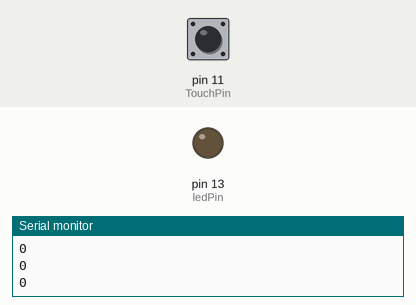
Bench run of a sketch on a simulated Arduino Uno, built with avr-gcc and run on an emulated ATmega328P. Shown: output pins drawn as LEDs (lit = HIGH), the last lines printed to the serial monitor. The test bench sets the inputs (shaded band); at power-on: pin 11 (TouchPin) LOW.

Above: at 1.2 s.
1.3 s: pin 11 (TouchPin) pulled HIGH for 0.15 s
At 1.37 s:
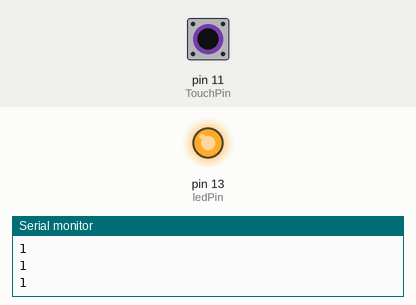
2.9 s: pin 11 (TouchPin) pulled HIGH for 3.2 s
At 7.1 s:
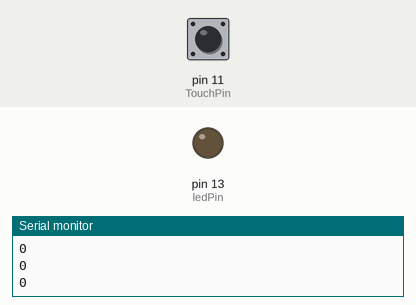
Timing chart, 0 to 8.6 s (numbered marks = the images above; inputs shaded):
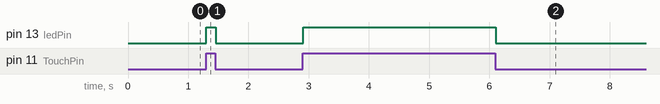

Measured:
- after the input at 1.3 s, pin 13 (ledPin): LOW → HIGH at once, → LOW 0.15 s later
- after the input at 2.9 s, pin 13 (ledPin): LOW → HIGH at once, → LOW 3.2 s later

The sketch:

neibc_touch.ino
```cpp
const int TouchPin=11;
const int ledPin=13;
int status = 0;

void setup() {
pinMode(TouchPin, INPUT);
pinMode(ledPin,OUTPUT);
digitalWrite(ledPin,LOW);
Serial.begin(9600);
}

void loop() {
  int sensorValue = digitalRead(TouchPin);
  if(sensorValue==1)
  {
    digitalWrite(ledPin,HIGH);
  } else {
    digitalWrite(ledPin,LOW);
  }
  Serial.println(sensorValue);
  delay(10);
}
```
